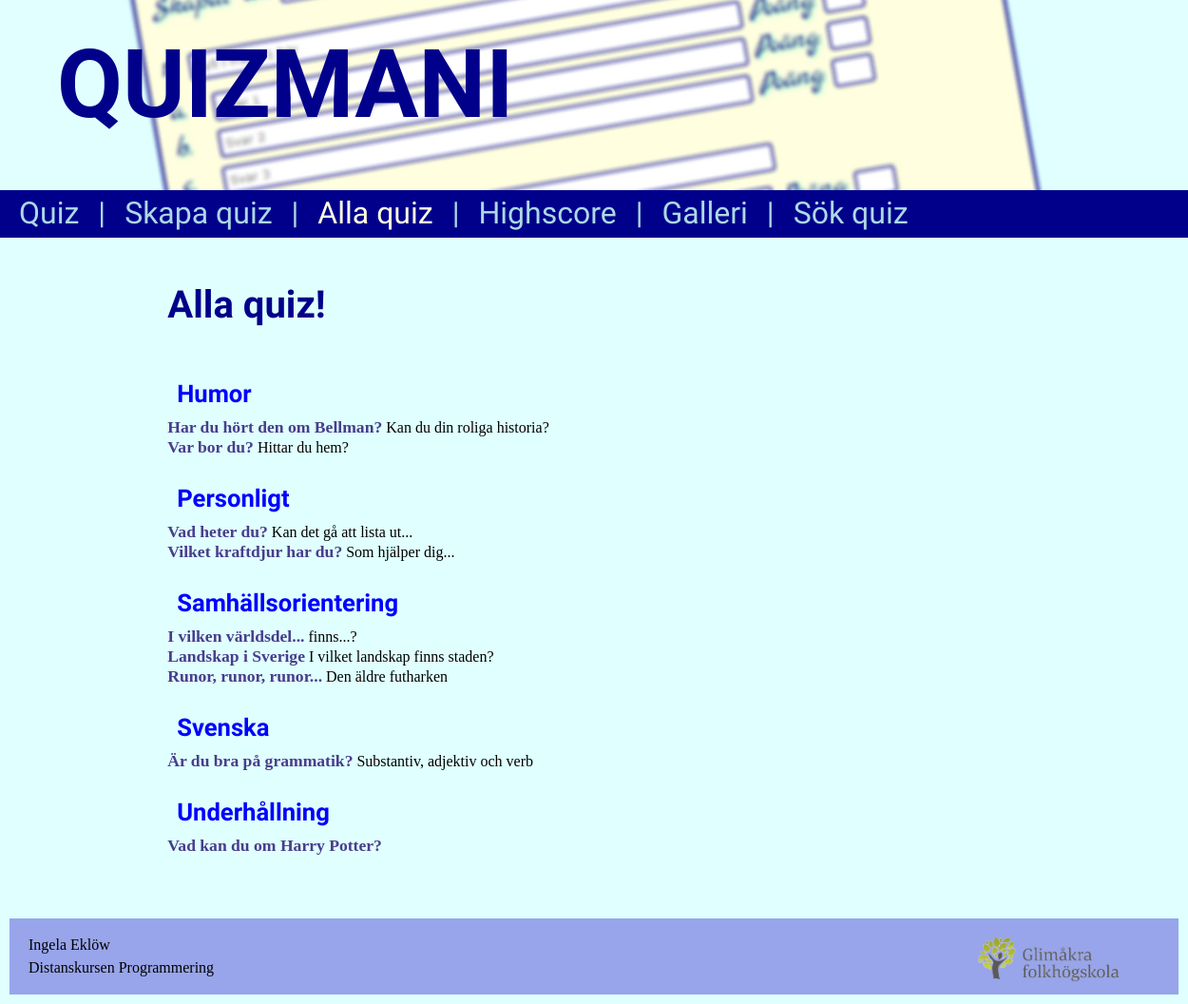
Page /quiz_all.php on the committed database.
### tables this page shows
CREATE TABLE `quiz` (
  `ID` int(11) NOT NULL,
  `author` varchar(20) NOT NULL,
  `header` varchar(100) NOT NULL,
  `header2` varchar(100) NOT NULL,
  `category` varchar(20) NOT NULL,
  `run` int(11) NOT NULL,
  `result1` varchar(150) NOT NULL,
  `result2` varchar(150) NOT NULL,
  `result3` varchar(150) NOT NULL,
  `question1` varchar(150) NOT NULL,
  `answer1a` varchar(150) NOT NULL,
  `points1a` int(11) NOT NULL,
  `answer1b` varchar(150) NOT NULL,
  `points1b` int(11) NOT NULL,
  `answer1c` varchar(150) NOT NULL,
  `points1c` int(11) NOT NULL,
  `question2` varchar(150) NOT NULL,
  `answer2a` varchar(150) NOT NULL,
  `points2a` int(11) NOT NULL,
  `answer2b` varchar(150) NOT NULL,
  `points2b` int(11) NOT NULL,
  `answer2c` varchar(150) NOT NULL,
  `points2c` int(11) NOT NULL,
  `question3` varchar(150) NOT NULL,
  `answer3a` varchar(150) NOT NULL,
  `points3a` int(11) NOT NULL,
  `answer3b` varchar(150) NOT NULL,
  `points3b` int(11) NOT NULL,
  `answer3c` varchar(150) NOT NULL,
  `points3c` int(11) NOT NULL
);

### quiz_all.php (the view, shortened to what this page needs)
<?php
    include "header.php";
    $server = "localhost";
    $username = "ingela333";
    $password = "phpmyadmin,01";
    $db = "ingela333";
    $link = new mysqli($server, $username, $password, $db);
?>
    <div id="page" class="container">
        <main>
            <h1>
                Alla quiz!
            </h1>
            <?php
                $sql = "SELECT * FROM quiz ORDER BY category, header";
                $data = $link->query($sql);
                $cat = " ";
                while($row = $data->fetch_assoc()){
                    if($row["category"] !== $cat) {
                        echo "<br><h4>", $row["category"], "</h4>";
                        $cat = $row["category"];
                    }
                    $quizid = $row["ID"];
                    echo "<a href='quiz.php?id=".$quizid."'><b>", $row["header"], "</b> ", $row["header2"], "</a><br>";
                }
                echo "<br><br>";
            ?>
        </main>
        <aside>
        </aside>
    </div>
<?php
    include "footer.php";
?>

### styles/style.css (style rules this page uses)
html { font-size: 16px }
body { margin: 0; padding: 0; background-color: lightcyan }
.container { width: 100%; display: flex; padding: 10px }
.container::after { content: ” ”; display: block; clear: both }
div#page { width: 75%; margin: 0 auto }
main, aside { box-sizing: border-box; float: left; padding: 10px }
main { width: 67%; min-width: 830px }
aside { width: 33%; min-width: 250px; }
@media screen and (min-width: 54px) { html, nav { min-width: 1530px; } }
@media screen and (min-width: 768px) { html, nav { min-width: 1100px; } }
div { box-sizing: border-box }
h1 { color: darkblue; font-size: 2.5em; font-family: 'Caveat Brush', cursive; }
h4 { color: blue; font-size: 1.6em; margin: 10px; font-family: 'Caveat Brush', cursive; }
a, td a { text-decoration: none; }
a, ul li a { color: black; }
b { color: darkslateblue; font-size: 1.1em; }

### rows in the picture
quiz: category "Humor", header "Har du hört den om Bellman?", header2 "Kan du din roliga historia?"
quiz: header "Var bor du?", header2 "Hittar du hem?"
quiz: category "Personligt", header "Vad heter du?", header2 "Kan det gå att lista ut..."
quiz: header "Vilket kraftdjur har du?", header2 "Som hjälper dig..."
quiz: category "Samhällsorientering", header "I vilken världsdel...", header2 "finns...?"
quiz: header "Landskap i Sverige", header2 "I vilket landskap finns staden?"
quiz: header "Runor, runor, runor...", header2 "Den äldre futharken"
quiz: category "Svenska", header "Är du bra på grammatik?", header2 "Substantiv, adjektiv och verb"
quiz: category "Underhållning", header "Vad kan du om Harry Potter?"
